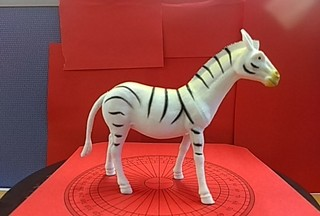
#> input picture web/app/data/zebra/photos/1.jpg, 320 x 216 px, given in place of 1.png, which was not available
$ python smoke.py 5 5 1.0
#> lines starting #> are read from the running program, lines starting #| are printed output that depends on the picture; after the words box and inside, x2 and y2 are one past the last pixel; in counts of white or black regions, pixels touching at a corner belong together
### src/recon3d/data.py
"""Local dataset loading (needs Pillow; not used in the browser, where JS decodes the PNGs)."""
from __future__ import annotations

import numpy as np

from .silhouette import imclose
from .solver import imnoise_salt_pepper

# the 6x6 structuring element from the loader's ground-truth closing
GT_CLOSE = np.array([[0, 0, 1, 1, 0, 0],
                     [0, 1, 1, 1, 1, 0],
                     [1, 1, 1, 1, 1, 1],
                     [0, 1, 1, 1, 1, 0],
                     [0, 0, 1, 1, 0, 0]], dtype=bool)


def gt_mask_from_gray(gray):
    """`im_gt(im_gt>0)=1; imclose(im_gt, SE)`: closed binary mask as float."""
    return imclose(gray > 0, GT_CLOSE).astype(float)


def load_gray(path):
    """MATLAB imread of a gray(+alpha) PNG returns just the gray plane."""
    from PIL import Image  # only needed for local loading, not in the browser

    im = Image.open(path)
#> im is the input picture: PIL image 320x216 RGB; mean R, G, B 160.3, 68.7, 64.5
    a = np.asarray(im)
    return a[:, :, 0] if a.ndim == 3 else a
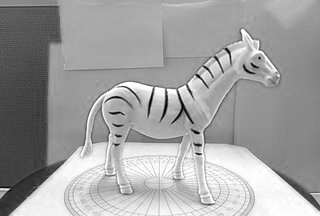
#> returned value: shape (216, 320); min 0, max 255, mean 160.3


def load_trace_dataset(gt_root, n=36, noise=0.9, seed=0):
    """What loader_wt_control_rec_error_trace.m does: the observed image is the ground-truth
    silhouette with salt & pepper noise; the closed GT mask is kept for the metrics."""
    rng = np.random.default_rng(seed)
    images, masks = [], []
    for i in range(1, n + 1):
        gray = load_gray(f"{gt_root}/{i}.png")
        masks.append(gt_mask_from_gray(gray))
        images.append(imnoise_salt_pepper(gray, noise, rng) if noise > 0 else gray)
    return images, masks

### src/recon3d/silhouette.py
"""Silhouettes, visibility and image statistics.

Ports get_mask.m, project_phi_to_image.m and get_image_stat.m, plus the MATLAB-style
morphology they rely on (imclose / imerode border handling, strel('disk', n)).
Pixel flat indices are Fortran-order (y + rows * x), like MATLAB's sub2ind([row col], y, x).
"""
from __future__ import annotations

import numpy as np
from scipy import ndimage
from scipy.spatial import cKDTree


class Disk:
    """Octagonal structuring element standing in for MATLAB's strel('disk', R).

    MATLAB builds its disk from line segments, which makes it an octagon. Here it is the set
    {|dx| <= R, |dy| <= R, |dx|+|dy| <= L} with L = round(R * sqrt(2)); that reproduces the
    known neighbourhoods for R=3 and R=4. Whether R=6 matches exactly has to be confirmed
    against a MATLAB fixture (see docs/matlab-architecture.md).

    When the octagon is a Minkowski sum of a horizontal, a vertical and two diagonal
    segments, `segments` holds them, and dilation/erosion run as a few array shifts
    instead of a scan of the whole neighbourhood. Results are identical (tested).
    """

    # [11 lines left out: function __init__, not called in this run]


def disk(radius: int) -> Disk:
    return Disk(radius)


def _arr(nhood):
    return nhood.arr if isinstance(nhood, Disk) else nhood


def _reach(nhood):
    return nhood.reach if isinstance(nhood, Disk) else max(nhood.shape) // 2 + 1


# [21 lines left out: functions _shifted, _segment_op, not called in this run]


def _crop(mask, pad):
    """Bounding box of the True pixels, grown by `pad` and clipped to the image.

    Running morphology on the crop gives the same result as on the whole image whenever
    pad > the structuring element's reach. Where the crop touches the image edge the MATLAB
    border rule still applies, because the crop edge is the image edge.
    """
#> called with pad = 10
    rows = np.flatnonzero(mask.any(axis=1))
#> rows = 216 values from 0 to 215
    if rows.size == 0:
        return None
    cols = np.flatnonzero(mask.any(axis=0))
#> cols = 320 values from 0 to 319
    r, c = mask.shape
#> r = 216; c = 320
    return (slice(max(rows[0] - pad, 0), min(rows[-1] + pad + 1, r)),
            slice(max(cols[0] - pad, 0), min(cols[-1] + pad + 1, c)))


def _morph(a, nhood, dilate):
    if isinstance(nhood, Disk) and nhood.segments is not None:
        # Pad by the full reach with the border value first: intermediate steps must see
        # the true values just outside the image, not a constant, or edges come out wrong.
        r = nhood.reach
        a = np.pad(a, r, mode="constant", constant_values=not dilate)
        for dy, dx, half in nhood.segments:
            a = _segment_op(a, dy, dx, half, dilate)
        return a[r:-r, r:-r]
    if dilate:
        return ndimage.binary_dilation(a, structure=_arr(nhood), border_value=0)
    return ndimage.binary_erosion(a, structure=_arr(nhood), border_value=1)


# [15 lines left out: functions imerode, imdilate, not called in this run]


def imclose(mask, nhood):
    sl = _crop(mask, 2 * _reach(nhood) + 2)
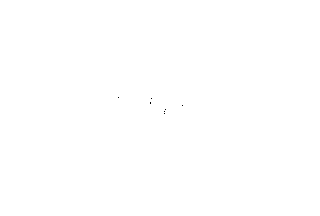
#> mask: shape (216, 320) bool; 100% white; black in thin lines or dots, all inside (x1, y1, x2, y2) = (118, 97, 183, 114)
    out = np.zeros_like(mask)
    if sl is not None:
        out[sl] = _morph(_morph(mask[sl], nhood, dilate=True), nhood, dilate=False)
#> in _morph, `return ndimage.binary_dilation(a, structure=_arr(nhood), border_value=0)`: returned value: shape (216, 320) bool; every value is 1
#> in gt_mask_from_gray, `return imclose(gray > 0, GT_CLOSE).astype(float)`: returned value: shape (216, 320) float64; every value is 1
    return out


# [5 lines left out: function get_mask, not called in this run]


def silhouette_band(mask, nhood):
    """|mask - erode(mask)| (the thick edge band used by project_phi_to_image)."""
    return mask != imerode(mask, nhood)


# [162 lines left out: functions project_phi_to_image, get_image_stat, smooth_outline, image_histograms, bhattacharyya_tables, not called in this run]

### src/recon3d/solver.py
"""The reconstruction loop of loader_wt_control_rec_error_trace.m as a pure, steppable object.

No UI, no file I/O: images come in as arrays so the same code runs locally and in Pyodide.
Differences from the MATLAB script are limited to:
  * 0-based arrays (centred coordinates are identical),
  * a configurable grid size. The MATLAB constants are defined at 150^3; at other sizes
    the box insets scale with grid/150 and voxel coordinates are multiplied by 150/grid so
    the projection geometry (camera distance 160, focal length) is unchanged.
"""
from __future__ import annotations

from dataclasses import dataclass, field

import numpy as np

from . import camera as cam
from . import levelset as ls
from . import silhouette as sil
from .strokes import build_umask
from .surface import surface_mesh

REF_GRID = 150


class ShapeCollapsed(RuntimeError):
    """A level set has no interior left (phi >= 0 nowhere), so there is nothing to project.

    Happens when the evolution shrinks the shape away, e.g. with very strong smoothing or a long run
    on heavily noisy input. `which` is 'phi' or 'phi_hat'."""

    def __init__(self, which, iteration):
        super().__init__("the %s level set has no interior left at iteration %d" % (which, iteration))
        self.which, self.iteration = which, iteration
TRACE_SQ_DT = 0.5


@dataclass
class Config:
    grid: int = 100               # voxels per side (MATLAB: 150)
    focal: float = 520.0          # rec_error_trace: f = 520
    rec_length_ref: int = 80      # at grid 150
    init_box_angle: float = 0.0   # degrees: the initial box turned about the vertical axis (only with init_box)
    camera_height: float = 0.0    # world units: the cameras raised above the ring plane (the MATLAB setups are level)
    init_box_offset: tuple = (0.0, 0.0, 0.0)  # world units: where the box (and the volume) sits relative to the point the cameras look at
    init_box: tuple | None = None  # initial surface: (x, y, z) size in voxels at grid 150; None = the MATLAB box (20, 60, 80)
    narrow_band_high: float = 5.0
    sussman_every: int = 5
    sussman_dt: float = 0.5
    curvature_weight: float = 0.001
    eps_visibility: float = 120.0
    update: str = "cfl"           # how the views' forces move the surface: "cfl" (summed over the views, then limited as a whole)
                                  # or "per_view" (the MATLAB code: each view normalised to a half-voxel step on its own)
    cfl: float = 0.5              # the most any voxel of phi may move in one iteration (voxels): the CFL bound
    force_percentile: float = 25.0  # "cfl": the total force at this percentile of the moving voxels is scaled to the full cfl step
    energy: str = "chan_vese"     # region energy: "chan_vese" (means, as in the MATLAB code) or "bhattacharyya" (histograms)
    hist_bins: int = 32           # Bhattacharyya: intensity bins per channel
    hist_sigma: float = 1.0       # Bhattacharyya: smoothing of the histograms, in bins
    hist_eps: float = 1e-4        # Bhattacharyya: probability floor of every bin
    hist_balanced: bool = True    # Bhattacharyya: weigh inside and outside equally, not 1/area each: the exact area weights
                                  # make the force much stronger just outside the true edge than just inside, so the surface drifts inward
    camera_dist: float = 4.0
    loc_scale: float = 10.0       # loaders: camera_loc = cam_mat(4,:) * 10

    def scale(self) -> float:
        return self.grid / REF_GRID


def imnoise_salt_pepper(img, density, rng):
    """MATLAB imnoise(img, 'salt & pepper', d): a fraction d of pixels set to 0 or max."""
#> called with density = 1
    out = img.copy()
    r = rng.random(img.shape)
    hi = np.iinfo(img.dtype).max
#> hi = 255
    out[r < density / 2] = 0
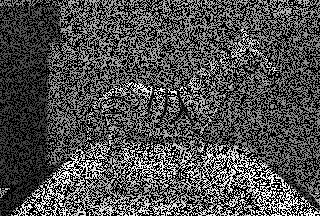
#> out: shape (216, 320); min 0, max 255, mean 79.9
    out[(r >= density / 2) & (r < density)] = hi
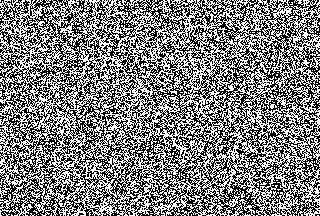
#> out: shape (216, 320); 49.9% white in thin lines or dots
    return out


class Solver:
    # [268 lines left out: functions __init__, _voxels, project_all, set_strokes, step, _apply_cfl and 1 more, not called in this run]

    def outline_segments(self, v: int, hat: bool = False, sigma: float = 1.5):
        """Smooth sub-pixel outline of view v's projected mask, as (n, 4) line segments."""
        return sil.smooth_outline(self.cache[v]["mask_hat" if hat else "mask"], sigma)

    # [20 lines left out: functions surface_mesh, export_mesh, surface_points, not called in this run]

### scripts/smoke.py
import sys, time
sys.path.insert(0, __import__("os").path.join(__import__("os").path.dirname(__file__), "..", "src"))
import numpy as np
from recon3d.data import load_trace_dataset
from recon3d.solver import Solver, Config

grid = int(sys.argv[1]) if len(sys.argv) > 1 else 64
iters = int(sys.argv[2]) if len(sys.argv) > 2 else 6
noise = float(sys.argv[3]) if len(sys.argv) > 3 else 0.9
root = "/Users/bipulislam/codes/3d-reconstruction-ui-matlab/dataset_sentinel_gt"
#> (the run stopped early here; a loop or call above may not have finished)
